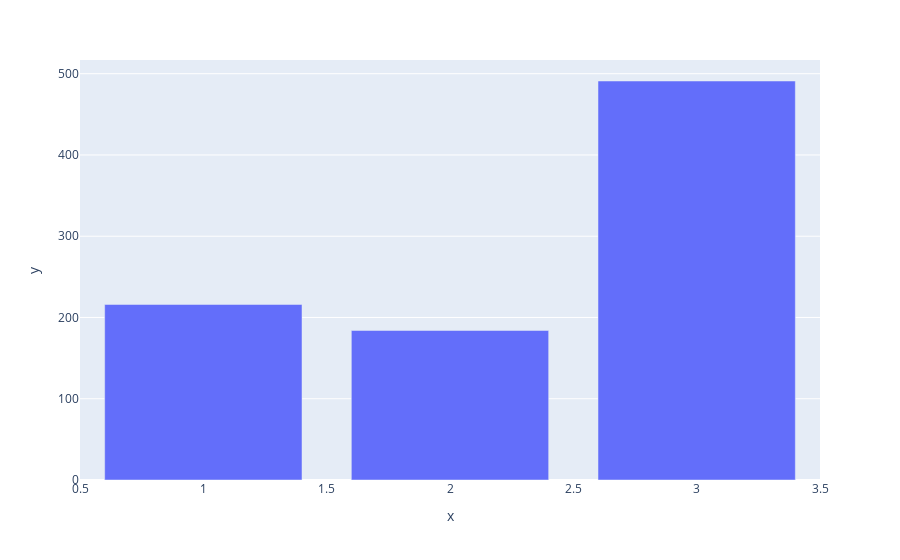

The notebook cell saved with this chart:
### Code cell
px.bar(x=titanic['pclass'].unique(),y=titanic['pclass'].value_counts())

### Figure 1 — Plotly figure (JSON) as saved in the notebook; plotly's stock layout.template omitted (floating-point values rounded to 4 significant figures)
{"data": [{"alignmentgroup": "True", "hovertemplate": "x=%{x}<br>y=%{y}<extra></extra>", "legendgroup": "", "marker": {"color": "#636efa", "pattern": {"shape": ""}}, "name": "", "offsetgroup": "", "orientation": "v", "showlegend": false, "textposition": "auto", "type": "bar", "x": [3, 1, 2], "xaxis": "x", "y": [491, 216, 184], "yaxis": "y"}], "layout": {"barmode": "relative", "legend": {"tracegroupgap": 0}, "margin": {"t": 60}, "xaxis": {"anchor": "y", "domain": [0, 1], "title": {"text": "x"}}, "yaxis": {"anchor": "x", "domain": [0, 1], "title": {"text": "y"}}}}
